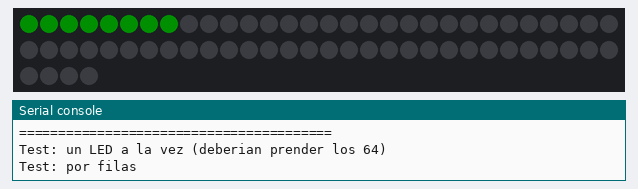
Bench run of a program on a simulated ESP32 board running MicroPython. Shown: 64 RGB LEDs in strip order, left to right, continuing on the next row, the last lines printed to the serial console. Dim RGB values are drawn brighter than linear; random numbers come from a fixed seed.

Above: at 4.1 s.
At 8.6 s:
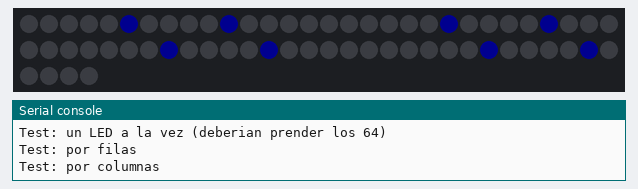
At 13.32 s:
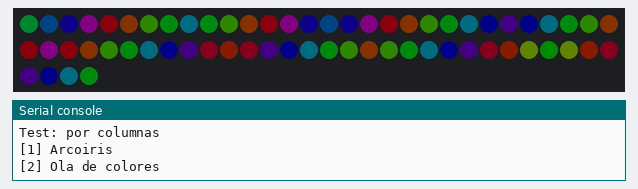
At 19.66 s:
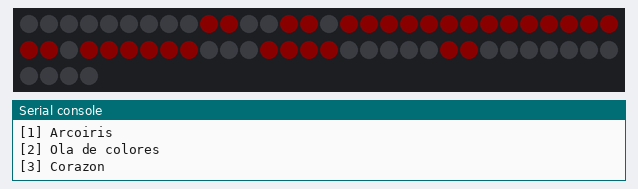
At 37.38 s:
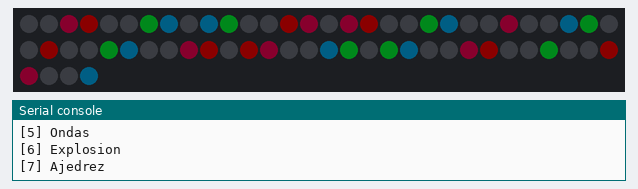
At 39.84 s:
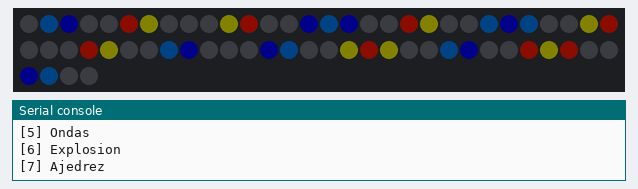

The program:

demo_bajo_consumo.py
```python
# ESP32-C3 + Matrix WS2812B 8x8 - Demo Bajo Consumo
# Brillo ultra-bajo para funcionar SOLO con USB
# Si aun falla, conecta V+ de matriz a fuente externa 5V

from machine import Pin
import neopixel
import math
import random
import time

LED_PIN = Pin(2)
NUM_LEDS = 64
MATRIX = 8

np = neopixel.NeoPixel(LED_PIN, NUM_LEDS)

# ---- Utilidades ----
def xy(x, y):
    return y * MATRIX + (MATRIX - 1 - x) if y % 2 else y * MATRIX + x

def wheel(pos):
    pos = pos % 256
    if pos < 85:
        return (255 - pos * 3, pos * 3, 0)
    elif pos < 170:
        pos -= 85
        return (0, 255 - pos * 3, pos * 3)
    else:
        pos -= 170
        return (pos * 3, 0, 255 - pos * 3)

def clear():
    for i in range(NUM_LEDS):
        np[i] = (0, 0, 0)
    np.write()

# Brillo MUY bajo (5-8%) para funcionar con USB
def dim(c, factor=0.06):
    return tuple(max(0, min(255, int(v * factor))) for v in c)

# ---- Test: un LED a la vez ----
def test_pixel():
    print("Test: un LED a la vez (deberian prender los 64)")
    for i in range(NUM_LEDS):
        clear()
        np[i] = (10, 0, 0)  # Rojo muy tenue
        np.write()
        time.sleep(0.05)
    clear()

def test_rows():
    print("Test: por filas")
    for y in range(8):
        clear()
        for x in range(8):
            np[xy(x, y)] = dim((0, 255, 0))  # Verde
        np.write()
        time.sleep(0.3)
    clear()

def test_cols():
    print("Test: por columnas")
    for x in range(8):
        clear()
        for y in range(8):
            np[xy(x, y)] = dim((0, 0, 255))  # Azul
        np.write()
        time.sleep(0.3)
    clear()

# ---- Animaciones bajo consumo ----
def anim_rainbow(cycles=60):
    for j in range(cycles):
        t = time.ticks_ms() / 15
        for y in range(8):
            for x in range(8):
                np[xy(x, y)] = dim(wheel(int((x * 32 + y * 32 + t) % 256)), 0.05)
        np.write()
        time.sleep(0.04)

def anim_wave(cycles=60):
    for j in range(cycles):
        t = time.ticks_ms() / 8
        for y in range(8):
            for x in range(8):
                np[xy(x, y)] = dim(wheel(int((x * 35 + y * 35 + t) % 256)), 0.05)
        np.write()
        time.sleep(0.03)

def anim_heart(cycles=4):
    h = [
        [0, 0, 0, 0, 0, 0, 0, 0],
        [0, 1, 1, 0, 0, 1, 1, 0],
        [1, 1, 1, 1, 1, 1, 1, 1],
        [1, 1, 1, 1, 1, 1, 1, 1],
        [0, 1, 1, 1, 1, 1, 1, 0],
        [0, 0, 1, 1, 1, 1, 0, 0],
        [0, 0, 0, 1, 1, 0, 0, 0],
        [0, 0, 0, 0, 0, 0, 0, 0],
    ]
    for _ in range(cycles):
        for p in [3, 2, 3, 1.5]:
            for y in range(8):
                for x in range(8):
                    np[xy(x, y)] = dim((int(255 / p), 0, 0), 0.06) if h[y][x] else (0, 0, 0)
            np.write()
            time.sleep(0.25)

def anim_spiral(cycles=80):
    for j in range(cycles):
        t = time.ticks_ms() / 200
        for y in range(8):
            for x in range(8):
                a = abs(x - 3.5) + abs(y - 3.5)
                np[xy(x, y)] = dim(wheel(int((a * 32 + t * 30) % 256)), 0.05)
        np.write()
        time.sleep(0.04)

def anim_ripple(cycles=100):
    for j in range(cycles):
        t = time.ticks_ms() / 250
        clear()
        for r in range(1, 7):
            for y in range(8):
                for x in range(8):
                    d = math.sqrt((x - 3.5) ** 2 + (y - 3.5) ** 2)
                    if abs(d - r) < 0.6 and r % 2 == int(t * 3) % 2:
                        np[xy(x, y)] = dim(wheel(int(r * 40 + t * 50) % 256), 0.05)
        np.write()
        time.sleep(0.05)

def anim_explode(cycles=8):
    for _ in range(cycles):
        for r in range(1, 9):
            clear()
            t = time.ticks_ms() / 1500
            for y in range(8):
                for x in range(8):
                    d = math.sqrt((x - 3.5) ** 2 + (y - 3.5) ** 2)
                    if abs(d - r * 0.8) < 1.0:
                        np[xy(x, y)] = dim(wheel(int(t * 100 + d * 30) % 256), 0.06)
            np.write()
            time.sleep(0.08)

def anim_checkers(cycles=40):
    for j in range(cycles):
        t = time.ticks_ms() / 500
        off = int(t) % 4
        clear()
        for y in range(8):
            for x in range(8):
                if (x + y + off) % 4 < 2:
                    np[xy(x, y)] = dim(wheel(int((x + y) * 32 + t * 40) % 256), 0.05)
        np.write()
        time.sleep(0.18)

def anim_bounce(cycles=250):
    x, y = 3.0, 3.0
    dx, dy = 0.3, 0.2
    color = wheel(random.randint(0, 255))
    trail = []
    for _ in range(cycles):
        x += dx
        y += dy
        if x <= 0 or x >= 7:
            dx = -dx; x = max(0, min(7, x)); color = wheel(random.randint(0, 255))
        if y <= 0 or y >= 7:
            dy = -dy; y = max(0, min(7, y)); color = wheel(random.randint(0, 255))
        trail.append((x, y, color))
        if len(trail) > 15: trail.pop(0)
        clear()
        for i, (tx, ty, tc) in enumerate(trail):
            br_v = i / len(trail)
            np[xy(int(tx), int(ty))] = dim((int(tc[0] * br_v), int(tc[1] * br_v), int(tc[2] * br_v)), 0.06)
        np.write()
        time.sleep(0.05)

# ---- Main ----
print("=" * 40)
print("ESP32-C3 Matrix 8x8 - DEMO BAJO CONSUMO")
print("Brillo ~5% (USB-safe)")
print("=" * 40)

# Test inicial para verificar que todos los LEDs funcionan
test_pixel()
time.sleep(0.5)
test_rows()
time.sleep(0.5)
test_cols()
time.sleep(0.5)

ANIMS = [
    ("Arcoiris", anim_rainbow),
    ("Ola de colores", anim_wave),
    ("Corazon", anim_heart),
    ("Espiral", anim_spiral),
    ("Ondas", anim_ripple),
    ("Explosion", anim_explode),
    ("Ajedrez", anim_checkers),
    ("Rebote", anim_bounce),
]

i = 0
while True:
    name, func = ANIMS[i % len(ANIMS)]
    print(f"[{i+1}] {name}")
    try:
        func()
    except Exception as e:
        print(f"Error: {e}")
    clear()
    time.sleep(0.3)
    i += 1
```
